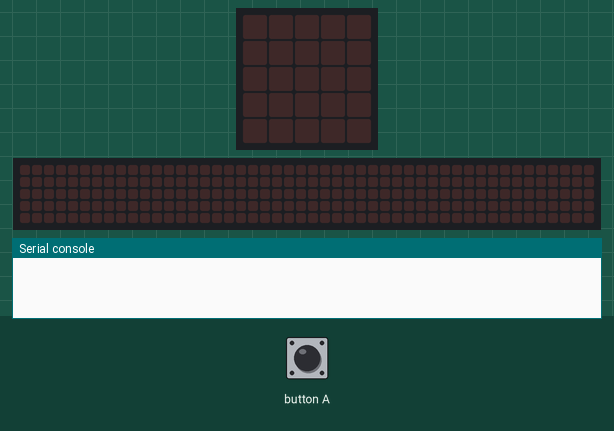
A program run on a simulated BBC micro:bit running MicroPython. On the bench: the board's 5×5 LED display, a strip that is not on the board, showing the scrolling text unrolled, the last lines printed to the serial console. Inputs (shaded band) come from the test bench. No radio messages arrive unless stated (any console line starting 'radio sent:' is added by the test bench); the 48×5 strip is a reading aid, not a part: it shows the text the display is scrolling, unrolled, one strip-width of it at a time.

Above: at 1.2 s.
1.3 s: button A pressed for 0.15 s
At 1.7 s:
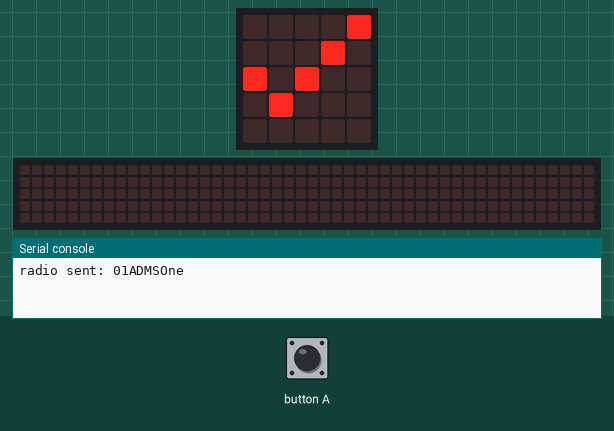
At 8.19 s:
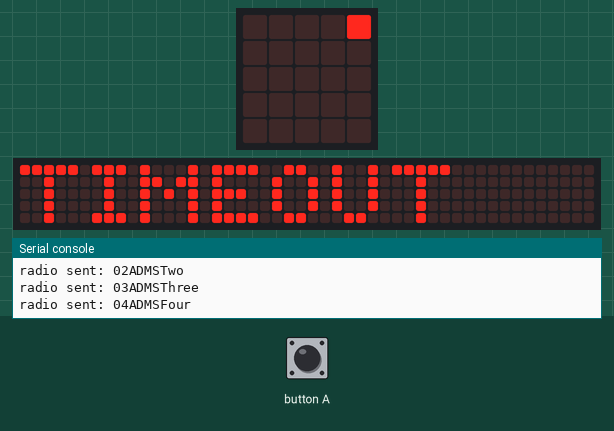

Measured:
- after the input at 1.3 s, the display: changes at once (image 1)

The program:

3845898_sender2.py
```python
from microbit import *
import radio

radio.on()
radio.config(group=2)

stringlist = [
    "One",
    "Two",
    "Three",
    "Four",
    "Five",
    "Six",
    "Seven",
    "Eight",
    "Nine",
    "Ten",
    "Eleven",
    "Twelve",
    "Thirteen",
    "Fourteen",
    "Fifteen",
    "Sixteen",
    "Seventeen",
    "Eighteen",
    "Nineteen",
    "Twenty",
    "Twenty one",
]

seqNum = [
    "01",
    "02",
    "03",
    "04",
    "05",
    "06",
    "07",
    "08",
    "09",
    "10",
    "11",
    "12",
    "13",
    "14",
    "15",
    "16",
    "17",
    "18",
    "19",
    "20",
    "21",
]

string_sender = "AD"
string_receiver = "MS"
header = string_sender + string_receiver

index = 0
packets_lost = 0
packets_sent = 0
start_timer = 0
first_time = True
resend = False
ready_to_receive = False

lower = 0
seqN = 0
window_size = 4


def tick():
    display.show(Image("00009:00090:90900:09000:00000"))
    sleep(500)
    display.clear()
    sleep(500)


while True:
    if button_a.is_pressed() and first_time:
        while seqN < window_size:
            packet = seqNum[seqN] + header + stringlist[index]
            radio.send(packet)
            start_timer = running_time()
            packets_sent += 1
            seqN += 1
            index += 1
            tick()

        ready_to_receive = True
        sleep(800)
        first_time = False

    while ready_to_receive:
        incoming = radio.receive()

        if incoming and incoming[0:2] == seqNum[lower + 1]:
            packet = packet[2:]
            next_packets = seqNum[seqN] + packet
            radio.send(next_packets)
            packets_sent += 1
            lower += 1
            seqN += 1
            tick()
        else:
            sleep(2000)
            stop_timer = running_time()
            display.scroll("TIMEOUT")
            resend = True

        if resend:
            tempSeqNo = lower
            while tempSeqNo <= seqN:
                temp_packet = seqNum[seqN] + packet[1:]
                radio.send(temp_packet)
                start_timer = running_time()
                packets_sent += 1
                packets_lost += 1
                tempSeqNo += 1
                tick()
            display.scroll("Lost: " + str(packets_lost))

            packet_loss_rate = packets_lost / packets_sent
            threshold = 0.5
            if packet_loss_rate >= threshold:
                display.scroll("Network Lost!!")
                ready_to_receive = False
```
